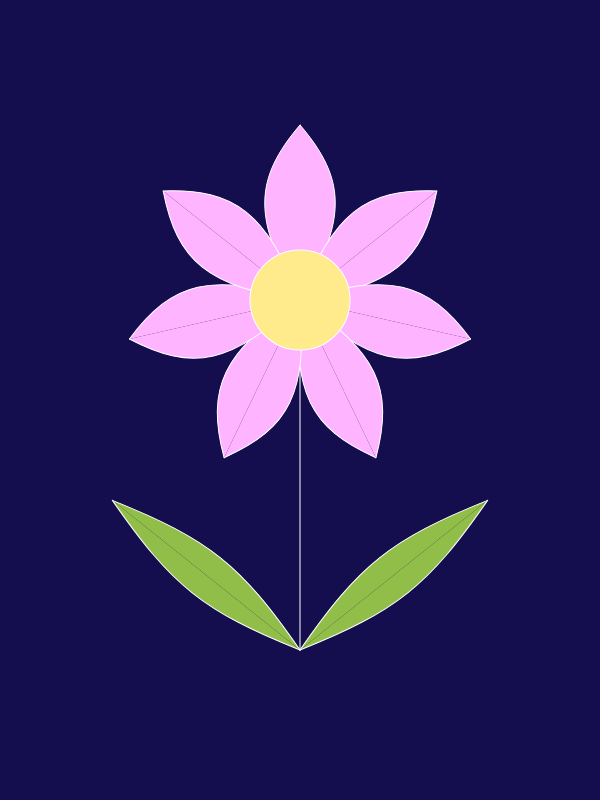
Frame 1 (no input)
Frame 60 (no input): identical to frame 1, image omitted
Frame 120 (the mouse pressed at the canvas centre since frame 60): identical to frame 1, image omitted

The p5.js sketch that drew this single still picture (run headless with seeded random() and noise() and a simulated clock; from frame 60 on, the mouse is pressed at the canvas centre):

// p5.js sketch
// ── sketch.js
function setup() {
  createCanvas(600,800);
}

function draw() {
  //This is going to be a beautiful flower
  translate(300,300);
  var n=1;//sections of 2PI used for super complex flower
  var e=7;//number of ellipses in the basic pattern
  // background(70,0,70);
  background(20,14,78);
  stroke(255,255,255);
  line(0,0,0,350);
  fill(255,180,255);
  for(var j=1;j<=n;j++){
    for(var i=1;i<=e;i++){
      bezier(0,0,-47,-80,-47,-120,0,-175);
      bezier(0,-175,47,-120,47,-80,0,0);
      // ellipse(0,-100,60,150);
      rotate(2*PI/e);
    }
    rotate(2*PI/n);
  }
  // stroke(144,190,72);
  fill(255,235,139);
  stroke(255,255,255);
  ellipse(0,0,100,100);
  translate(0,350);
  rotate(-2*PI/7);
  fill(144,190,72);
  bezier(0,0,-30,-100,-30,-140,0,-240);
  bezier(0,0,30,-100,30,-140,0,-240);
  rotate(4*PI/7);
  bezier(0,0,-30,-100,-30,-140,0,-240);
  bezier(0,0,30,-100,30,-140,0,-240);
  
  //hihihihihihi serena
}
